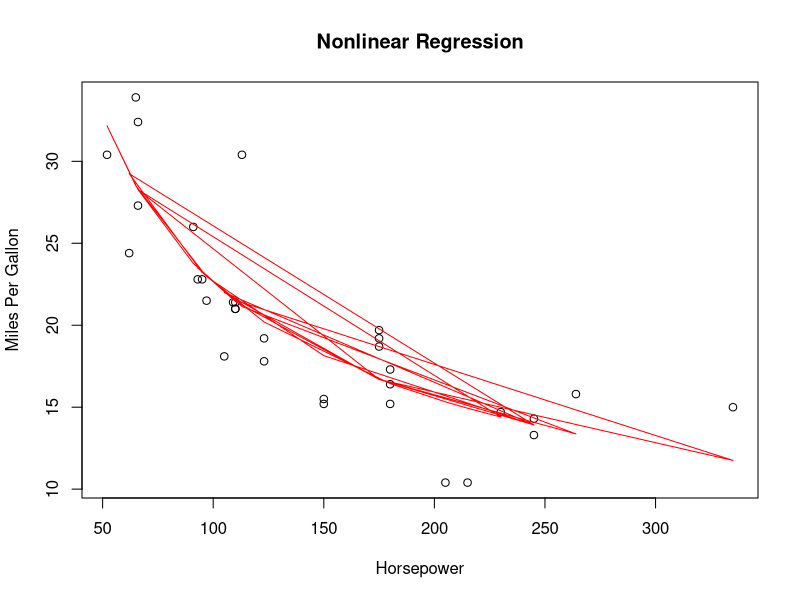

R code for this plot:
## ---- chunk 1
# Nonlinear regression example using built-in dataset mtcars
nonlinear_model <- nls(mpg ~ a * hp^b, data = mtcars, start = list(a = 1, b = 1))  # Nonlinear model: a * hp^b

# Display regression summary
summary(nonlinear_model)

# Scatter plot with nonlinear regression curve
plot(mtcars$hp, mtcars$mpg, main = "Nonlinear Regression", xlab = "Horsepower", ylab = "Miles Per Gallon")

# Adding nonlinear regression curve
lines(mtcars$hp, predict(nonlinear_model), col = "red")

